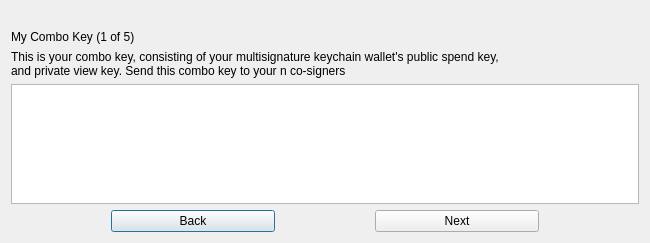
<?xml version="1.0" encoding="UTF-8"?>
<ui version="4.0">
 <class>MultiSigSetupAddSigner</class>
 <widget class="QDialog" name="MultiSigSetupAddSigner">
  <property name="geometry">
   <rect>
    <x>0</x>
    <y>0</y>
    <width>650</width>
    <height>243</height>
   </rect>
  </property>
  <property name="sizePolicy">
   <sizepolicy hsizetype="Expanding" vsizetype="Expanding">
    <horstretch>0</horstretch>
    <verstretch>0</verstretch>
   </sizepolicy>
  </property>
  <property name="windowTitle">
   <string>Multisignature Wallet Setup</string>
  </property>
  <layout class="QVBoxLayout" name="verticalLayout" stretch="0,0,0,0">
   <property name="topMargin">
    <number>30</number>
   </property>
   <item>
    <layout class="QHBoxLayout" name="horizontalLayout" stretch="0">
     <item>
      <widget class="QLabel" name="label">
       <property name="text">
        <string>My Combo Key (1 of 5)</string>
       </property>
       <property name="alignment">
        <set>Qt::AlignLeading|Qt::AlignLeft|Qt::AlignVCenter</set>
       </property>
      </widget>
     </item>
    </layout>
   </item>
   <item>
    <widget class="QLabel" name="label_2">
     <property name="font">
      <font>
       <pointsize>9</pointsize>
      </font>
     </property>
     <property name="text">
      <string>This is your combo key, consisting of your multisignature keychain wallet's public spend key, 
and private view key. Send this combo key to your n co-signers</string>
     </property>
    </widget>
   </item>
   <item>
    <widget class="QTextEdit" name="textComboKey">
     <property name="acceptRichText">
      <bool>false</bool>
     </property>
    </widget>
   </item>
   <item>
    <layout class="QHBoxLayout" name="horizontalLayout_5">
     <property name="spacing">
      <number>100</number>
     </property>
     <property name="leftMargin">
      <number>100</number>
     </property>
     <property name="rightMargin">
      <number>100</number>
     </property>
     <item>
      <widget class="QPushButton" name="btnBack">
       <property name="text">
        <string>Back</string>
       </property>
       <property name="shortcut">
        <string>Esc</string>
       </property>
      </widget>
     </item>
     <item>
      <widget class="QPushButton" name="btnNext">
       <property name="text">
        <string>Next</string>
       </property>
       <property name="shortcut">
        <string>Return</string>
       </property>
      </widget>
     </item>
    </layout>
   </item>
  </layout>
 </widget>
 <resources/>
 <connections/>
</ui>
